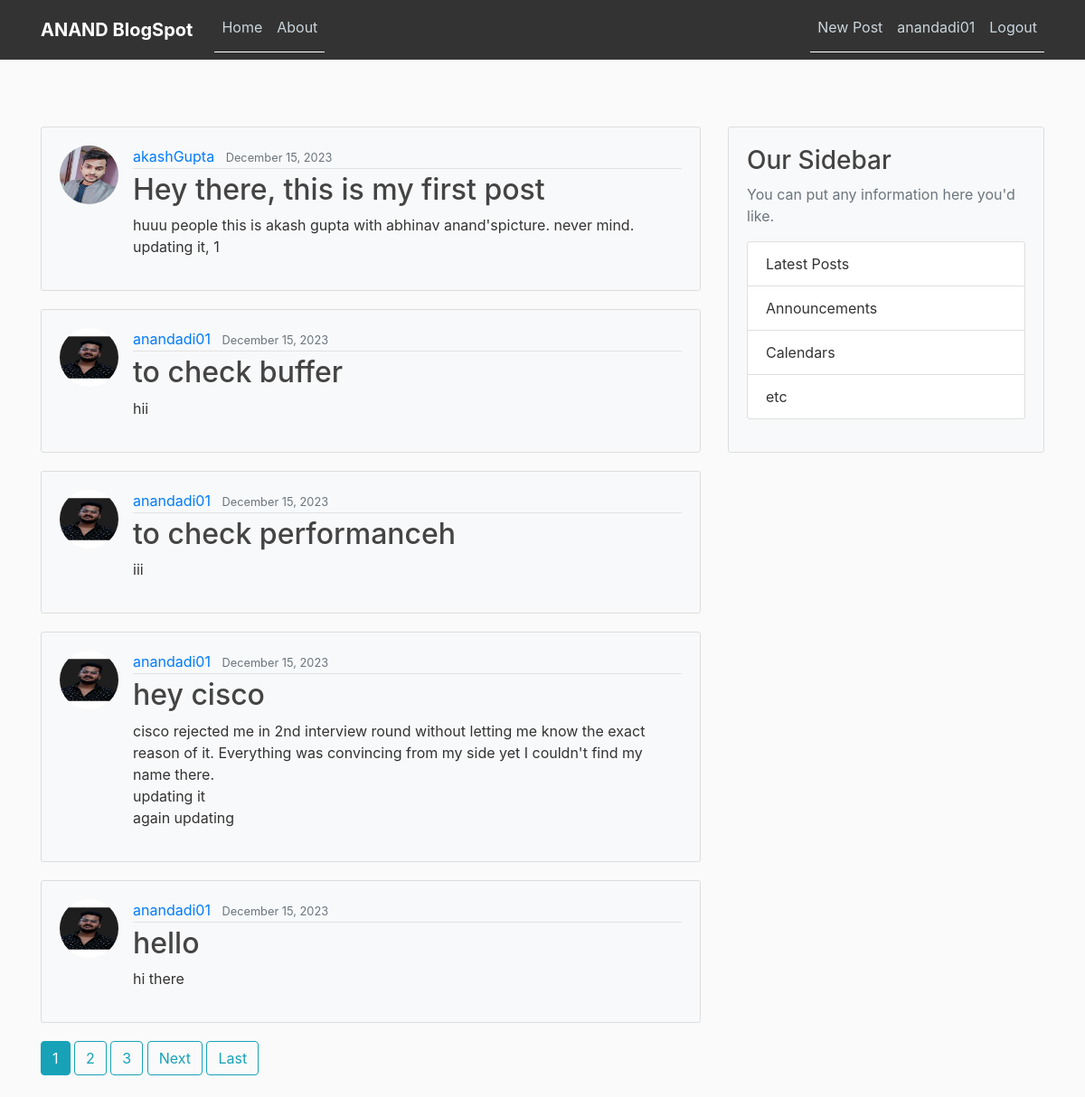
The app's page / (signed in) with its own data.
### blog/models.py (models this page shows, shortened)
class Post(models.Model):
	title = models.CharField(max_length=100)
	content = models.TextField()
	date_posted = models.DateTimeField(default=timezone.now)
	author = models.ForeignKey(User, on_delete=models.CASCADE)

### users/models.py (models this page shows, shortened)
class Profile(models.Model):
	user = models.OneToOneField(User, on_delete=models.CASCADE)
	image = models.ImageField(default='default.jpg', upload_to='profile_pics')

### blog/views.py (the view)
# urls.py: path('', PostListView.as_view(), name='blog-home'),
class PostListView(ListView):
	model = Post
	template_name = 'blog/home.html' #<app>/<model>_<viewtype>.html
	context_object_name = 'posts'
	ordering = ['-date_posted']
	paginate_by = 5

### blog/templates/blog/home.html (shortened to what this page needs)
{% extends "blog/base.html" %}
{% block content %}
	{% for post in posts %}
		<article class="media content-section">
			<img class="rounded-circle article-img" src="{{ post.author.profile.image.url }}">
		  <div class="media-body">
		    <div class="article-metadata">
		      <a class="mr-2" href="{% url 'user-posts' post.author.username %}">{{ post.author }}</a>
		      <small class="text-muted">{{ post.date_posted|date:"F d, Y" }}</small>
		    </div>
		    <h2><a class="article-title" href="{% url 'post-detail' post.id %}">{{ post.title }}</a></h2>
		    <p class="article-content">{{ post.content }}</p>
		  </div>
		</article>
	{% endfor %}
	{% if is_paginated %}
		{% for num in page_obj.paginator.page_range %}
			{% if page_obj.number == num %}
				<a class="btn btn-info mb-4" href="?page={{ num }}"> {{ num }} </a>
			{% elif num > page_obj.number|add:'-3' and num < page_obj.number|add:'3' %}
				<a class="btn btn-outline-info mb-4" href="?page={{ num }}"> {{ num }} </a>
			{% endif %}
		{% endfor %}
		{% if page_obj.has_next %}
			<a class="btn btn-outline-info mb-4" href="?page={{ page_obj.next_page_number }}">Next</a>
			<a class="btn btn-outline-info mb-4" href="?page={{ page_obj.paginator.num_pages }}">Last</a>
		{% endif %}
	{% endif %}
{% endblock content %}

### blog/templates/blog/base.html (shortened to what this page needs)
{% load static %}
<!DOCTYPE html>
<html>
<head>
    <link rel="stylesheet" href="https://maxcdn.bootstrapcdn.com/bootstrap/4.0.0/css/bootstrap.min.css">
    <link rel="stylesheet" type="text/css" href="{% static 'blog/main.css' %}">
</head>
<body>
    <header class="site-header">
        <nav class="navbar navbar-expand-md navbar-dark fixed-top">
            <div class="container">
                <a class="navbar-brand mr-4" href="/">ANAND BlogSpot</a>
                <div class="collapse navbar-collapse" id="navbarToggle">
                    <div class="navbar-nav mr-auto">
                        <a class="nav-item nav-link" href="/">Home</a>
                        <a class="nav-item nav-link" href="/about">About</a>
                    </div>
                    <div class="navbar-nav">
                        {% if user.is_authenticated %}
                            <a class="nav-item nav-link" href="{% url 'post-create' %}">New Post</a>
                            <a class="nav-item nav-link" href="{% url 'profile' %}">{{user.username}}</a>
                            <a class="nav-item nav-link" href="{% url 'logout' %}">Logout</a>
                        {% else %}
                            <a class="nav-item nav-link" href="{% url 'login' %}">Login</a>
                            <a class="nav-item nav-link" href="{% url 'register' %}">Register</a>
                        {% endif %}
                    </div>
                </div
            </div>
        </nav>
    </header>
    <main role="main" class="container">
        <div class="row">
            <div class="col-md-8">
                {% block content %}{% endblock %}
            </div>
            <div class="col-md-4">
                <div class="content-section">
                    <h3>Our Sidebar</h3>
                    <p class="text-muted">You can put any information here you'd like.</p>
                    <ul class="list-group">
                        <li class="list-group-item" href="#">Latest Posts</li>
                        <li class="list-group-item">Announcements</li>
                        <li class="list-group-item">Calendars</li>
                        <li class="list-group-item">etc</li>
                    </ul>
	      </div>
	    </div>
	  </div>
	</main>
</body>
</html>

### blog/static/blog/main.css (style rules this page uses)
body { background: #fafafa; color: #333333; margin-top: 5rem; }
h1, h2, h3, h4, h5, h6 { color: #444444; }
ul { margin: 0; }
.site-header .navbar-nav .nav-link { color: #cbd5db; }
.content-section { background: #ffffff; padding: 10px 20px; border: 1px solid #dddddd; border-radius: 3px; margin-bottom: 20px; }
.article-title { color: #444444; }
.article-content { white-space: pre-line; }
.article-img { height: 65px; width: 65px; margin-right: 16px; }
.article-metadata { padding-bottom: 1px; margin-bottom: 4px; border-bottom: 1px solid #e3e3e3 }

### blog/templates/blog/base.html (style rules this page uses)
body { padding-top: 60px; }
.navbar { background-color: #333; }
.navbar-brand { color: #fff; font-weight: bold; }
.navbar-nav .nav-link { color: #fff; }
.content-section { background-color: #f8f9fa; padding: 20px; margin-bottom: 20px; }
.navbar-nav .nav-item { padding: 0 10px; }
.navbar-nav .nav-link { margin: 0; padding-top: 10px; padding-bottom: 10px; }
.navbar-collapse { justify-content: flex-end; }
.navbar-nav { border-bottom: 1px solid #fff; padding-bottom: 5px; }

### records on screen
Post: author.profile.image (picture), author "akashGupta", date_posted "December 15, 2023", title "Hey there, this is my first post", content "huuu people this is akash gupta with abhinav anand'spicture. never mind. updating it, 1"
Post: author.profile.image (picture), author "anandadi01", date_posted "December 15, 2023", title "to check buffer", content "hii"
Post: author.profile.image (picture), author "anandadi01", date_posted "December 15, 2023", title "to check performanceh", content "iii"
Post: author.profile.image (picture), author "anandadi01", date_posted "December 15, 2023", title "hey cisco", content "cisco rejected me in 2nd interview round without letting me know the exact reason of it. Everything was convincing from my side yet I couldn't find my name there. updating it again updating"
Post: author.profile.image (picture), author "anandadi01", date_posted "December 15, 2023", title "hello", content "hi there"

### other values on screen
{{ user.username }} "anandadi01"
{{ num }} "1"
{{ num }} "2" "3"
